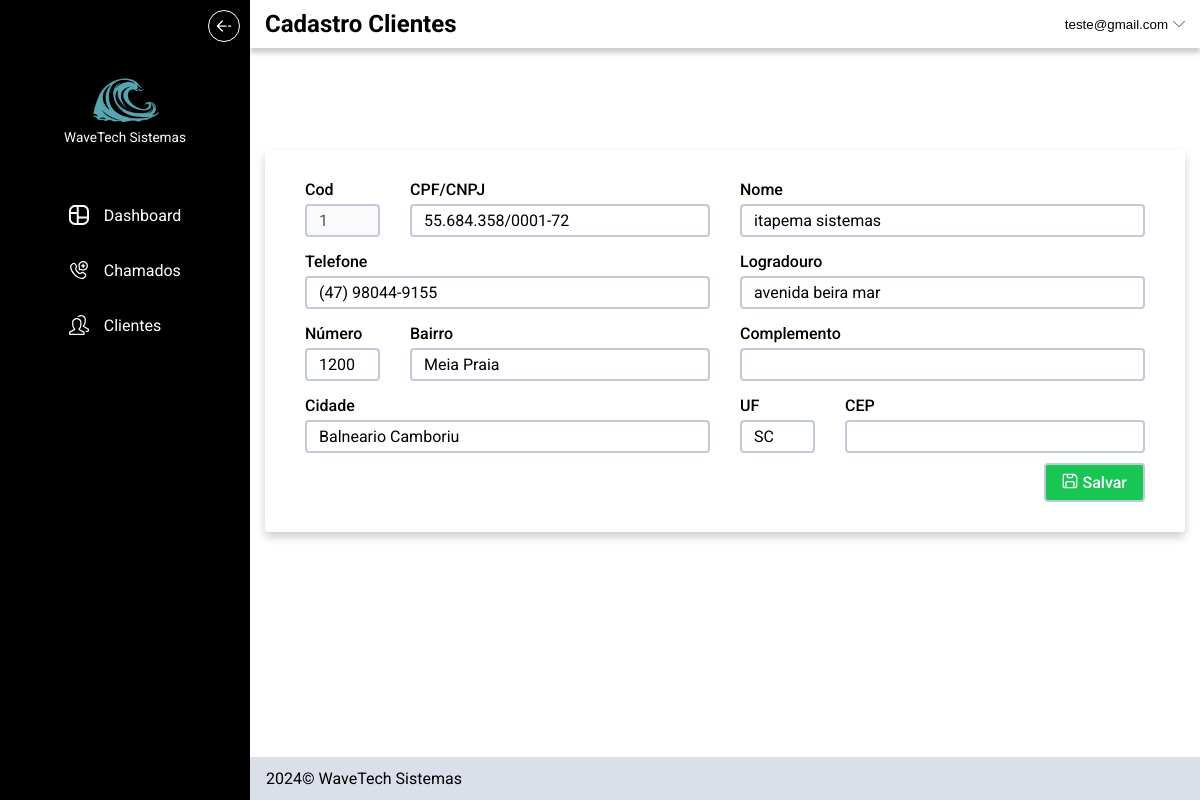
/editar_cliente?cliente=1 (signed in), run on an earlier commit of the app's database.
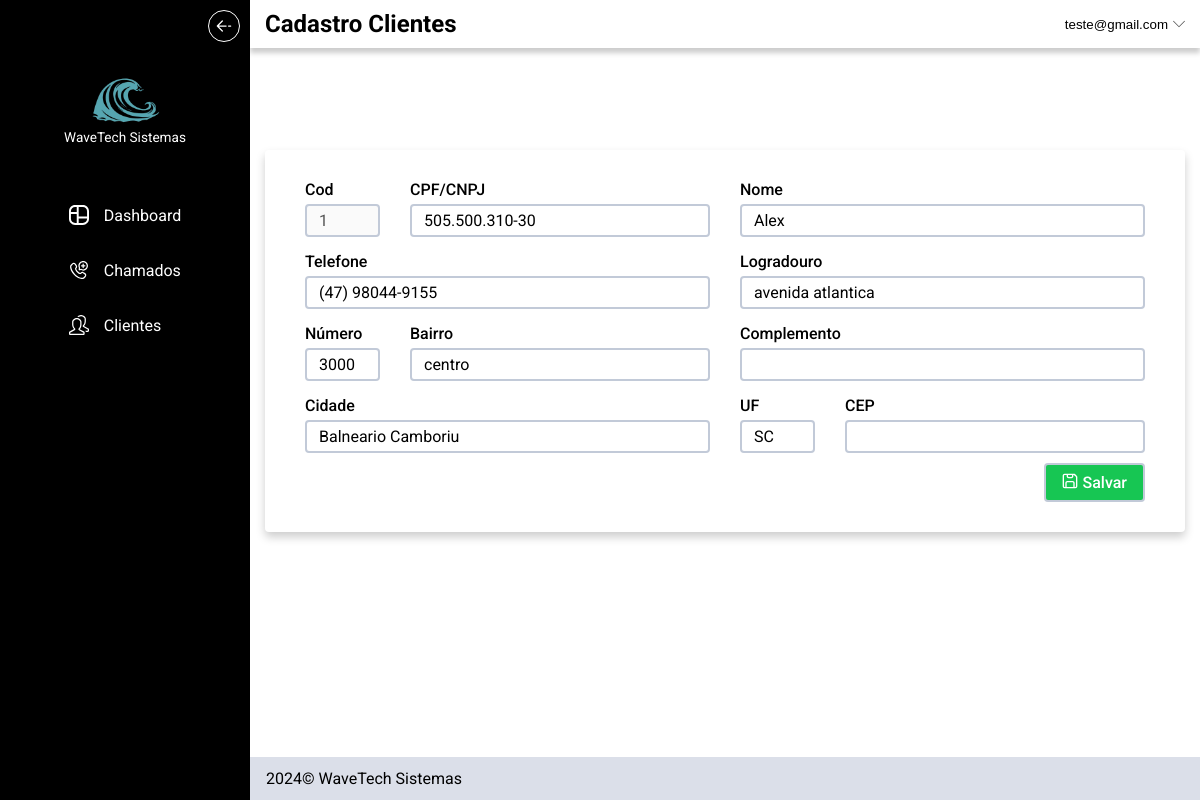
And on a later commit of the database.
### tables this page shows
CREATE TABLE clientes (
               id INTEGER,
               usuario_id INTEGER,
               nome TEXT NOT NULL,
               cpf_cnpj TEXT NOT NULL,
               telefone TEXT NOT NULL,
               logradouro TEXT NOT NULL,
               bairro TEXT NOT NULL,
               numero INTEGER,
               complemento TEXT,
               cidade TEXT NOT NULL,
               uf TEXT NOT NULL,
               cep TEXT,
	       PRIMARY KEY (id,usuario_id),
               FOREIGN KEY (usuario_id) REFERENCES usuarios (id)
               );

### app.py (the view, shortened to what this page needs)
@app.route("/editar_cliente", methods=["GET", "POST"])
@login_required
def editar_cliente():
    db = opendb()
    cursor = db.cursor()
    cliente_id = request.args.get("cliente")
    action = "atualizar_cliente"
    cursor.execute("SELECT * FROM clientes WHERE id = ? AND usuario_id = ? ", (cliente_id,session["user_id"]))
    cliente = cursor.fetchone()
    closedb(db, cursor)
    return render_template("cadastrar_clientes.html",cliente=cliente, action=action)

### app.py (called while the page is built)
def login_required(f):
    @wraps(f)
    def decorated_function(*args, **kwargs):
        if session.get("user_id") is None:
            return redirect("/login")
        return f(*args, **kwargs)
    return decorated_function

def opendb():
    connection = sqlite3.connect("sistema_chamados.db")
    connection.row_factory = sqlite3.Row
    return connection

def closedb(connection, cursor):
    cursor.close()
    connection.close()

@app.context_processor
def inject_user_email():
    db = opendb()
    cursor = db.cursor()
    user_id = session.get("user_id")
    if user_id:
        cursor.execute("SELECT email FROM usuarios WHERE id = ?", (user_id,))
        user_email = cursor.fetchone()
        return {
            "user_email" : user_email["email"]
        }
    return {}

### templates/cadastrar_clientes.html (shortened to what this page needs)
{% extends "layout.html" %}
{% block class_header %}
  padrao
{% endblock %}
{% block title_header %}
    Cadastro Clientes
{% endblock %}
{% block principal %}
    <div class="cadastrar_cliente_content">
        <form id="formulario_clientes" action="{% if action == 'criar_cliente' %}/cadastrar_clientes{% else %}/editar_cliente{% endif %}" method="post" class="form_cad_chamado" autocomplete="off">
            <div class="form_cad">
                <div class="sub_col2">
                    <div>
                        <label for="cod_cliente">Cod</label>
                        <input disabled type="text" id="cod_cliente" name="cod" value="{{ cliente['id'] if cliente else 0 }}">
                    </div>
                    <div>
                        <label for="registro_cliente">CPF/CNPJ</label>
                        <input type="text" id="registro_cliente" name="registro" value="{{ cliente['cpf_cnpj'] if cliente }}">
                    </div>
                </div>
                <div>
                    <label for="nome_cliente">Nome</label>
                    <input type="text" id="nome_cliente" name="nome" value="{{ cliente['nome'] if cliente }}">
                </div>
                <div>
                    <label for="tel_cliente">Telefone</label>
                    <input type="text" id="tel_cliente" name="telefone" value="{{ cliente['telefone'] if cliente }}">
                </div>
                <div>
                    <label for="logradouro_cliente">Logradouro</label>
                    <input type="text" id="logradouro_cliente" name="logradouro" value="{{ cliente['logradouro'] if cliente }}">
                </div>
                <div class="sub_col2">
                    <div>
                        <label for="numero_cliente">Número</label>
                        <input type="text" id="numero_cliente" name="numero" value="{{ cliente['numero'] if cliente }}">
                    </div>
                    <div>
                        <label for="bairro_cliente">Bairro</label>
                        <input type="text" id="bairro_cliente" name="bairro" value="{{ cliente['bairro'] if cliente }}">
                    </div>
                </div>
                <div>
                    <label for="complemento_cliente">Complemento</label>
                    <input type="text" id="complemento_cliente" name="complemento" value="{{ cliente['complemento'] if cliente }}">
                </div>
                <div>
                    <label for="cidade_cliente">Cidade</label>
                    <input type="text" id="cidade_cliente" name="cidade" value="{{ cliente['cidade'] if cliente }}">
                </div>
                <div class="sub_col2">
                    <div>
                        <label for="uf_cliente">UF</label>
                        <input type="text" id="uf_cliente" name="uf" value="{{ cliente['uf'] if cliente }}">
                    </div>
                    <div>
                        <label for="cep_cliente">CEP</label>
                        <input type="text" id="cep_cliente" name="cep" value="{{ cliente['cep'] if cliente }}">
                    </div>
                </div>
            </div>
            <div class="btn_save_conteiner">
                <button class="btn_save btn_verde"><img src="../static/img/icon/salvar.svg">Salvar</button>
            </div>
        </form>
    </div>
{% endblock %}

What changed in the data, as far as the page shows it:
changed clientes "Balneario Camboriu": registro "55.684.358/0001-72" → "505.500.310-30"; nome "itapema sistemas" → "Alex"; logradouro "avenida beira mar" → "avenida atlantica"; numero "1200" → "3000"; bairro "Meia Praia" → "centro"
